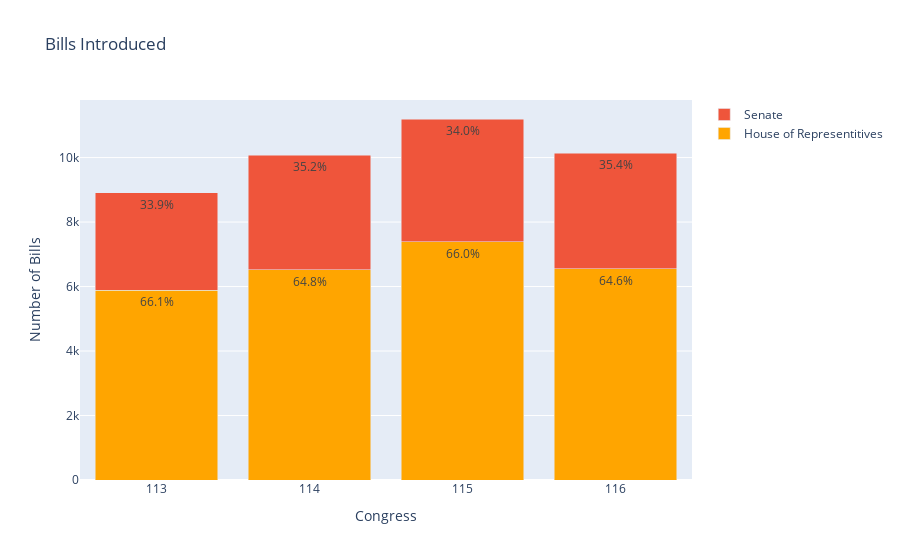

The notebook cell this image was saved under:
### Code cell
#make a df for house, and one for senate
bills_hr = bills_df.loc[bills_df["bill_type"] == "hr"]
total_number_bills_hr = bills_hr.count()
bills_s = bills_df.loc[bills_df["bill_type"] == "s"]
total_number_bills_s = bills_s.count()

#number of each type grouped by period
congress_group_hr= bills_hr.groupby(["congress"]).count()
congress_group_s= bills_s.groupby(["congress"]).count()

#percent calc
congress_group_hr["percent"] = round(congress_group_hr["bill_slug"]/total_number_bills_per_congress["bill_slug"]*100, 1).astype(str) + '%'
congress_group_s["percent"] = round(congress_group_s["bill_slug"]/total_number_bills_per_congress["bill_slug"]*100, 1).astype(str) + '%'

reindex_congress_group_hr = congress_group_hr.reset_index()
reindex_congress_group_s = congress_group_s.reset_index()

#create stacked bar chart of bills introduced by chamber

fig1 = go.Figure(data=[
    go.Bar(name='House of Representitives', x=reindex_congress_group_hr["congress"], y=reindex_congress_group_hr["bill_slug"], text = reindex_congress_group_hr["percent"], textposition='auto', marker_color = "orange"),
    go.Bar(name='Senate', x=reindex_congress_group_s["congress"], y=reindex_congress_group_s["bill_slug"], text = reindex_congress_group_s["percent"], textposition='auto')
])

# Change the bar mode
fig1.update_layout(barmode='stack', 
    title="Bills Introduced", 
    xaxis_title="Congress",
    yaxis_title="Number of Bills",
    xaxis_type='category')
fig1.show()

### Figure 1 — Plotly figure (JSON) as saved in the notebook; plotly's stock layout.template omitted (floating-point values rounded to 4 significant figures)
{"data": [{"marker": {"color": "orange"}, "name": "House of Representitives", "text": ["66.1%", "64.8%", "66.0%", "64.6%"], "textposition": "auto", "type": "bar", "x": [113, 114, 115, 116], "y": [5891, 6525, 7392, 6547]}, {"name": "Senate", "text": ["33.9%", "35.2%", "34.0%", "35.4%"], "textposition": "auto", "type": "bar", "x": [113, 114, 115, 116], "y": [3020, 3547, 3805, 3586]}], "layout": {"barmode": "stack", "title": {"text": "Bills Introduced"}, "xaxis": {"title": {"text": "Congress"}, "type": "category"}, "yaxis": {"title": {"text": "Number of Bills"}}}}
